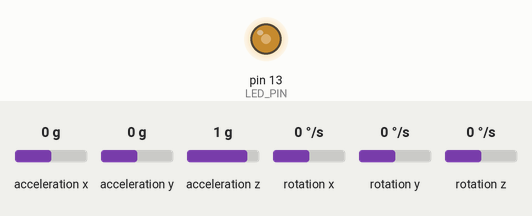
The sketch below on a simulated Arduino Uno, built with avr-gcc and run on an emulated ATmega328P. Parts: output pins drawn as LEDs (lit = HIGH). Inputs (shaded band) come from the test bench; at power-on: acceleration z 1 g, acceleration x 0 g, acceleration y 0 g, rotation x 0 °/s, rotation y 0 °/s, rotation z 0 °/s. What the sketch prints to the serial monitor is not drawn.

Above: at 1.2 s.
1.3 s: acceleration z set to -1.4 g
4.3 s: acceleration z set to 0 g
Timing chart, 0 to 13.3 s (numbered marks = the images above; inputs shaded):
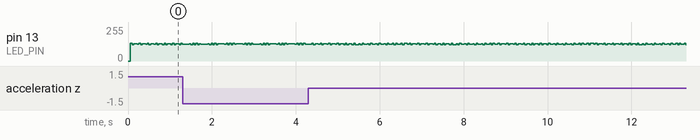

The sketch:

MPU6050_raw.ino
```cpp
// I2C device class (I2Cdev) demonstration Arduino sketch for MPU6050 class
// 10/7/2011 by Jeff Rowberg <jeff@rowberg.net>
// Updates should (hopefully) always be available at https://github.com/jrowberg/i2cdevlib
//
// Changelog:
//     2011-10-07 - initial release

/* ============================================
I2Cdev device library code is placed under the MIT license
Copyright (c) 2011 Jeff Rowberg

Permission is hereby granted, free of charge, to any person obtaining a copy
of this software and associated documentation files (the "Software"), to deal
in the Software without restriction, including without limitation the rights
to use, copy, modify, merge, publish, distribute, sublicense, and/or sell
copies of the Software, and to permit persons to whom the Software is
furnished to do so, subject to the following conditions:

The above copyright notice and this permission notice shall be included in
all copies or substantial portions of the Software.

THE SOFTWARE IS PROVIDED "AS IS", WITHOUT WARRANTY OF ANY KIND, EXPRESS OR
IMPLIED, INCLUDING BUT NOT LIMITED TO THE WARRANTIES OF MERCHANTABILITY,
FITNESS FOR A PARTICULAR PURPOSE AND NONINFRINGEMENT. IN NO EVENT SHALL THE
AUTHORS OR COPYRIGHT HOLDERS BE LIABLE FOR ANY CLAIM, DAMAGES OR OTHER
LIABILITY, WHETHER IN AN ACTION OF CONTRACT, TORT OR OTHERWISE, ARISING FROM,
OUT OF OR IN CONNECTION WITH THE SOFTWARE OR THE USE OR OTHER DEALINGS IN
THE SOFTWARE.
===============================================
*/

// Arduino Wire library is required if I2Cdev I2CDEV_ARDUINO_WIRE implementation
// is used in I2Cdev.h
#include "Wire.h"

// I2Cdev and MPU6050 must be installed as libraries, or else the .cpp/.h files
// for both classes must be in the include path of your project
#include "I2Cdev.h"
#include "MPU6050.h"

// class default I2C address is 0x68
// specific I2C addresses may be passed as a parameter here
// AD0 low = 0x68 (default for InvenSense evaluation board)
// AD0 high = 0x69
MPU6050 accelgyro;

int16_t ax, ay, az;

#define LED_PIN 13
bool blinkState = false;
float threshold = 0.339;

void setup()
{
  // join I2C bus (I2Cdev library doesn't do this automatically)
  Wire.begin();

  // initialize serial communication
  // (38400 chosen because it works as well at 8MHz as it does at 16MHz, but
  // it's really up to you depending on your project)
  Serial.begin(38400);

  // initialize device
  Serial.println("Initializing I2C devices...");
  accelgyro.initialize();
  accelgyro.setFullScaleAccelRange(0x01);

  // verify connection
  Serial.println("Testing device connections...");
  Serial.println(accelgyro.testConnection() ? "MPU6050 connection successful" : "MPU6050 connection failed");

  // configure Arduino LED for
  pinMode(LED_PIN, OUTPUT);
}

void loop()
{
  // read raw accel/gyro measurements from device
  accelgyro.getAcceleration(&ax, &ay, &az);

  // these methods (and a few others) are also available
  //accelgyro.getAcceleration(&ax, &ay, &az);
  //accelgyro.getRotation(&gx, &gy, &gz);

  // display tab-separated accel/gyro x/y/z values
  float axf = (ax / 8192.0);
  float ayf = (ay / 8192.0);
  float azf = (az / 8192.0);
  // Serial.print("a/g:\t");
  /*Serial.print(axf);
  Serial.print("\t");
  Serial.print(ayf);*/
  Serial.println(azf);


  // blink LED to indicate activity
  blinkState = !blinkState;
  digitalWrite(LED_PIN, blinkState);
}
```
